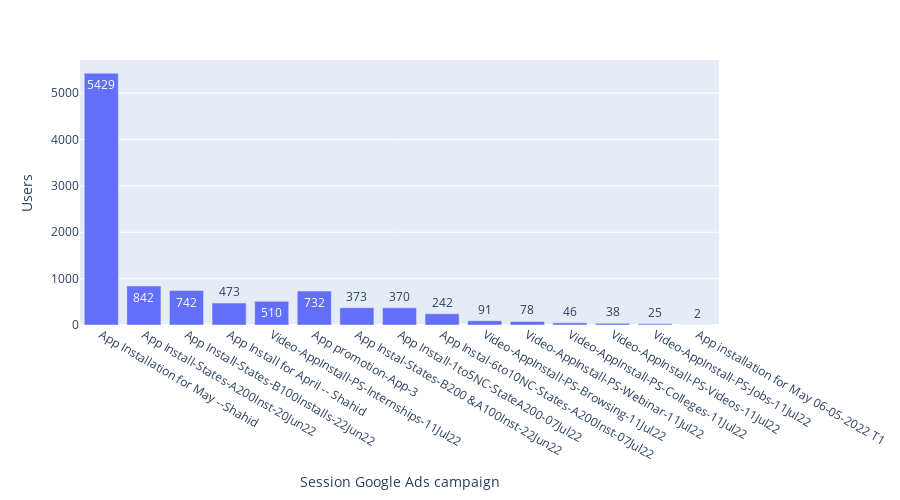

Here is the notebook cell this chart was saved with:
### Code cell
#users
user_graph = px.bar(google_ads_repost, x ='Session Google Ads campaign', y='Users', text_auto=True, height=500)
user_graph.show()

### Figure 1 — Plotly figure (JSON) as saved in the notebook; plotly's stock layout.template omitted (floating-point values rounded to 4 significant figures)
{"data": [{"alignmentgroup": "True", "hovertemplate": "Session Google Ads campaign=%{x}<br>Users=%{y}<extra></extra>", "legendgroup": "", "marker": {"color": "#636efa", "pattern": {"shape": ""}}, "name": "", "offsetgroup": "", "orientation": "v", "showlegend": false, "textposition": "auto", "texttemplate": "%{y}", "type": "bar", "x": ["App Installation for May --Shahid", "App Install-States-A200Inst-20Jun22", "App Install-States-B100Installs-22Jun22", "App Install for April -- Shahid", "Video-AppInstall-PS-Internships-11Jul22", "App promotion-App-3", "App Instal-States-B200 &A100Inst-22Jun22", "App Install-1to5NC-StateA200-07Jul22", "App Instal-6to10NC-States-A200Inst-07Jul22", "Video-AppInstall-PS-Browsing-11Jul22", "Video-AppInstall-PS-Webinar-11Jul22", "Video-AppInstall-PS-Colleges-11Jul22", "Video-AppInstall-PS-Videos-11Jul22", "Video-AppInstall-PS-Jobs-11Jul22", "App installation for May 06-05-2022 T1"], "xaxis": "x", "y": [5429, 842, 742, 473, 510, 732, 373, 370, 242, 91, 78, 46, 38, 25, 2], "yaxis": "y"}], "layout": {"barmode": "relative", "height": 500, "legend": {"tracegroupgap": 0}, "margin": {"t": 60}, "xaxis": {"anchor": "y", "domain": [0, 1], "title": {"text": "Session Google Ads campaign"}}, "yaxis": {"anchor": "x", "domain": [0, 1], "title": {"text": "Users"}}}}
